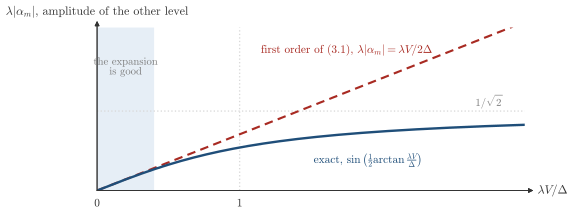

Recreate this plot in Python.
"""Session 3, section 3.2 and 3.3, when the first-order admixture of (3.1) can be trusted.

Two levels at -D and +D, with a perturbation of strength lambda*V that couples them. The state |m> is
mixed into |n> with the amplitude of (3.1), alpha = lambda V / (eps_n - eps_m), here |alpha| = x/2 with
x = lambda V / D. The exact amplitude is sin(theta/2) with tan(theta) = x."""
import os, sys
sys.path.insert(0, os.path.join(os.path.dirname(os.path.abspath(__file__)), '..'))
import numpy as np
import style

x = np.linspace(0, 3, 400)
exact = np.sin(0.5 * np.arctan(x))      # amplitude of the excited level in the perturbed ground state
first = x / 2                            # first order of (3.1)

# the exact value is checked against a direct diagonalization
for xi in (0.3, 1.0, 2.5):
    w, v = np.linalg.eigh(np.array([[-1, xi], [xi, 1]]))
    assert abs(abs(v[1, 0]) - np.sin(0.5 * np.arctan(xi))) < 1e-12

fig, ax = style.figure(height_cm=5.6)
ax.set_xlim(0, 3)
ax.set_ylim(0, 1.45)
ax.axvspan(0, 0.4, color='#e6eef6', lw=0, zorder=0)
ax.plot(x, first, color=style.BROKEN, ls=(0, (4, 2.5)), lw=1.6)
ax.plot(x, exact, color=style.ACCENT)
style.guide(ax, y=1 / np.sqrt(2), ls=':')
style.guide(ax, x=1.0, ls=':')
style.arrows(ax, xlabel=r'$\lambda V/\Delta$', ylabel=r'$\lambda|\alpha_m|$, amplitude of the other level')
style.label(ax, 1.75, 1.25, r'first order of (3.1), $\lambda|\alpha_m|=\lambda V/2\Delta$', color=style.BROKEN, fontsize=8.5)
style.label(ax, 1.9, 0.27, r'exact, $\sin\left(\frac{1}{2}\arctan\frac{\lambda V}{\Delta}\right)$', color=style.ACCENT, fontsize=8.5)
style.label(ax, 0.2, 1.1, 'the expansion\nis good', fontsize=8, color=style.MUTED)
style.label(ax, 2.75, 0.72 + 0.07, r'$1/\sqrt{2}$', fontsize=8, color=style.MUTED)
ax.text(1.0, -0.07, '1', ha='center', va='top', fontsize=8.5, color=style.INK)
ax.text(0.0, -0.07, '0', ha='center', va='top', fontsize=8.5, color=style.INK)
style.save(fig, __file__)
